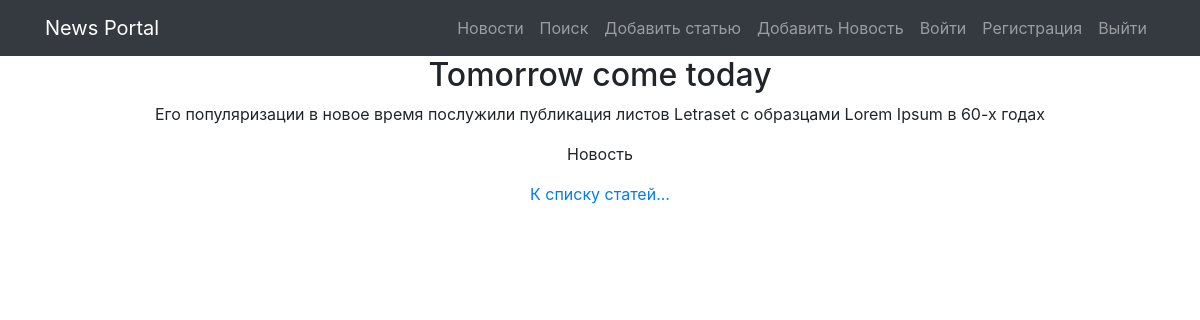
/news/3/, run on the app's committed database.
### news/models.py (models this page shows, shortened)
class Post(models.Model):
    class Meta:
        verbose_name = 'Пост'
        verbose_name_plural = 'Посты'
    ARTICLE = 'article'
    NEWS = 'news'
    POST_TYPES = [
        (ARTICLE, 'Статья'),
        (NEWS, 'Новость'),
    ]
    author = models.ForeignKey(Author, verbose_name='Автор', on_delete=models.CASCADE)
    post_type = models.CharField(max_length=10, verbose_name='тип поста', choices=POST_TYPES)
    created_at = models.DateTimeField(auto_now_add=True)
    category = models.ManyToManyField(Category, verbose_name='Категория', through='PostCategory')
    title = models.CharField(max_length=200, verbose_name='Заголовок')
    text = models.TextField(verbose_name='Содержание')
    rating = models.IntegerField(default=0, verbose_name='Рейтинг')

### news/views.py (the view)
# urls.py: path('news/<int:pk>/', PostDetailView.as_view(), name='post_detail'),
class PostDetailView(DetailView):
    model = Post
    template_name = 'news/post_detail.html'
    context_object_name = 'post'

### news/templatetags/custom_filters.py (called while the page is built)
@register.filter()
def censor(post_text: str):
    if not isinstance(post_text, str):
        raise ValueError('Можно применить только к строке!')  # Если строка, то в ней уже ищем плохие слова
    if 'редиск' or 'баран' in post_text:
        text = post_text.replace('редиск', 'р******')
        text = text.replace('баран', 'б****')
        return text

### templates/news/post_detail.html (shortened to what this page needs)
{% extends 'flatpages/default.html' %}
{% load custom_filters %}
{% block content %}
  <h2>{{ post.title }}</h2>
  <p>{{ post.text|censor }}</p>
  <p>
	  {% if post.post_type == 'news' %}
		  <td>Новость</td>
		  {% else %}
		  <td>Статья</td>
	  {% endif %}
  </p>
	<a href="{% url 'news_list' %}" class="card-link">К списку статей...</a>
{% endblock %}

### data on the page
Post: title "Tomorrow come today", text|censor "Его популяризации в новое время послужили публикация листов Letraset с образцами Lorem Ipsum в 60-х годах"
